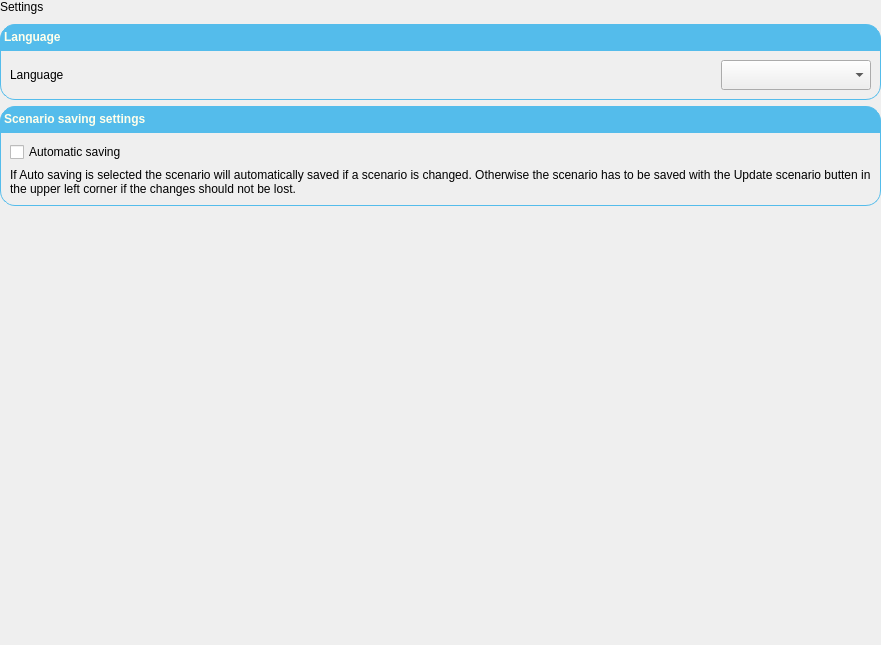
            <widget class="QWidget" name="scrollAreaWidgetContents_4">
             <property name="geometry">
              <rect>
               <x>0</x>
               <y>0</y>
               <width>881</width>
               <height>645</height>
              </rect>
             </property>
             <layout class="QVBoxLayout" name="verticalLayout_18">
              <property name="spacing">
               <number>0</number>
              </property>
              <property name="leftMargin">
               <number>0</number>
              </property>
              <property name="topMargin">
               <number>0</number>
              </property>
              <property name="rightMargin">
               <number>0</number>
              </property>
              <property name="bottomMargin">
               <number>0</number>
              </property>
              <item>
               <widget class="QLabel" name="label_Settings">
                <property name="styleSheet">
                 <string notr="true">font: 63 16pt &quot;Lexend SemiBold&quot;;</string>
                </property>
                <property name="text">
                 <string>Settings</string>
                </property>
               </widget>
              </item>
              <item>
               <widget class="QLabel" name="label_42">
                <property name="minimumSize">
                 <size>
                  <width>0</width>
                  <height>10</height>
                 </size>
                </property>
                <property name="maximumSize">
                 <size>
                  <width>16777215</width>
                  <height>10</height>
                 </size>
                </property>
                <property name="text">
                 <string/>
                </property>
               </widget>
              </item>
              <item>
               <widget class="QLabel" name="label_Language_Head">
                <property name="styleSheet">
                 <string notr="true">QLabel {
        qproperty-alignment: AlignCenter;
	border: 1px solid  rgb(84, 188, 235);
	border-top-left-radius: 15px;
	border-top-right-radius: 15px;
	background-color:  rgb(84, 188, 235);
	padding: 5px 0px;
	color:  rgb(255, 255, 235);
font-weight:500;
}</string>
                </property>
                <property name="text">
                 <string>Language</string>
                </property>
               </widget>
              </item>
              <item>
               <widget class="QFrame" name="frame_6">
                <property name="styleSheet">
                 <string notr="true">QFrame {
	border: 1px solid #54bceb;
	border-bottom-left-radius: 15px;
	border-bottom-right-radius: 15px;
}
QLabel{border: 0px solid rgb(255,255,255);}</string>
                </property>
                <property name="frameShape">
                 <enum>QFrame::StyledPanel</enum>
                </property>
                <property name="frameShadow">
                 <enum>QFrame::Raised</enum>
                </property>
                <layout class="QHBoxLayout" name="horizontalLayout_6">
                 <item>
                  <widget class="QLabel" name="label_Language">
                   <property name="text">
                    <string>Language</string>
                   </property>
                  </widget>
                 </item>
                 <item>
                  <spacer name="horizontalSpacer_7">
                   <property name="orientation">
                    <enum>Qt::Horizontal</enum>
                   </property>
                   <property name="sizeHint" stdset="0">
                    <size>
                     <width>433</width>
                     <height>20</height>
                    </size>
                   </property>
                  </spacer>
                 </item>
                 <item>
                  <widget class="QComboBox" name="comboBox_Language">
                   <property name="minimumSize">
                    <size>
                     <width>150</width>
                     <height>30</height>
                    </size>
                   </property>
                   <property name="styleSheet">
                    <string notr="true">QFrame {
	border: 1px solid rgb(255, 255, 255);
	border-bottom-left-radius: 0px;
	border-bottom-right-radius: 0px;
}</string>
                   </property>
                  </widget>
                 </item>
                </layout>
               </widget>
              </item>
              <item>
               <widget class="QLabel" name="label_50">
                <property name="minimumSize">
                 <size>
                  <width>0</width>
                  <height>6</height>
                 </size>
                </property>
                <property name="maximumSize">
                 <size>
                  <width>16777215</width>
                  <height>6</height>
                 </size>
                </property>
                <property name="text">
                 <string/>
                </property>
               </widget>
              </item>
              <item>
               <widget class="QLabel" name="label_Scenario_Head">
                <property name="styleSheet">
                 <string notr="true">QLabel {
        qproperty-alignment: AlignCenter;
	border: 1px solid  rgb(84, 188, 235);
	border-top-left-radius: 15px;
	border-top-right-radius: 15px;
	background-color:  rgb(84, 188, 235);
	padding: 5px 0px;
	color:  rgb(255, 255, 235);
font-weight:500;
}</string>
                </property>
                <property name="text">
                 <string>Scenario saving settings</string>
                </property>
               </widget>
              </item>
              <item>
               <widget class="QFrame" name="frame_10">
                <property name="styleSheet">
                 <string notr="true">QFrame {
	border: 1px solid #54bceb;
	border-bottom-left-radius: 15px;
	border-bottom-right-radius: 15px;
}
QLabel{border: 0px solid rgb(255,255,255);}</string>
                </property>
                <property name="frameShape">
                 <enum>QFrame::StyledPanel</enum>
                </property>
                <property name="frameShadow">
                 <enum>QFrame::Raised</enum>
                </property>
                <layout class="QVBoxLayout" name="verticalLayout_16">
                 <item>
                  <widget class="QCheckBox" name="checkBox_AutoSaving">
                   <property name="text">
                    <string>Automatic saving</string>
                   </property>
                  </widget>
                 </item>
                 <item>
                  <widget class="QLabel" name="label_Scenario_Hint">
                   <property name="text">
                    <string>If Auto saving is selected the scenario will automatically saved if a scenario is changed. Otherwise the scenario has to be saved with the Update scenario butten in the upper left corner if the changes should not be lost. </string>
                   </property>
                   <property name="wordWrap">
                    <bool>true</bool>
                   </property>
                  </widget>
                 </item>
                </layout>
               </widget>
              </item>
              <item>
               <spacer name="verticalSpacer_5">
                <property name="orientation">
                 <enum>Qt::Vertical</enum>
                </property>
                <property name="sizeHint" stdset="0">
                 <size>
                  <width>20</width>
                  <height>341</height>
                 </size>
                </property>
               </spacer>
              </item>
             </layout>
            </widget>
